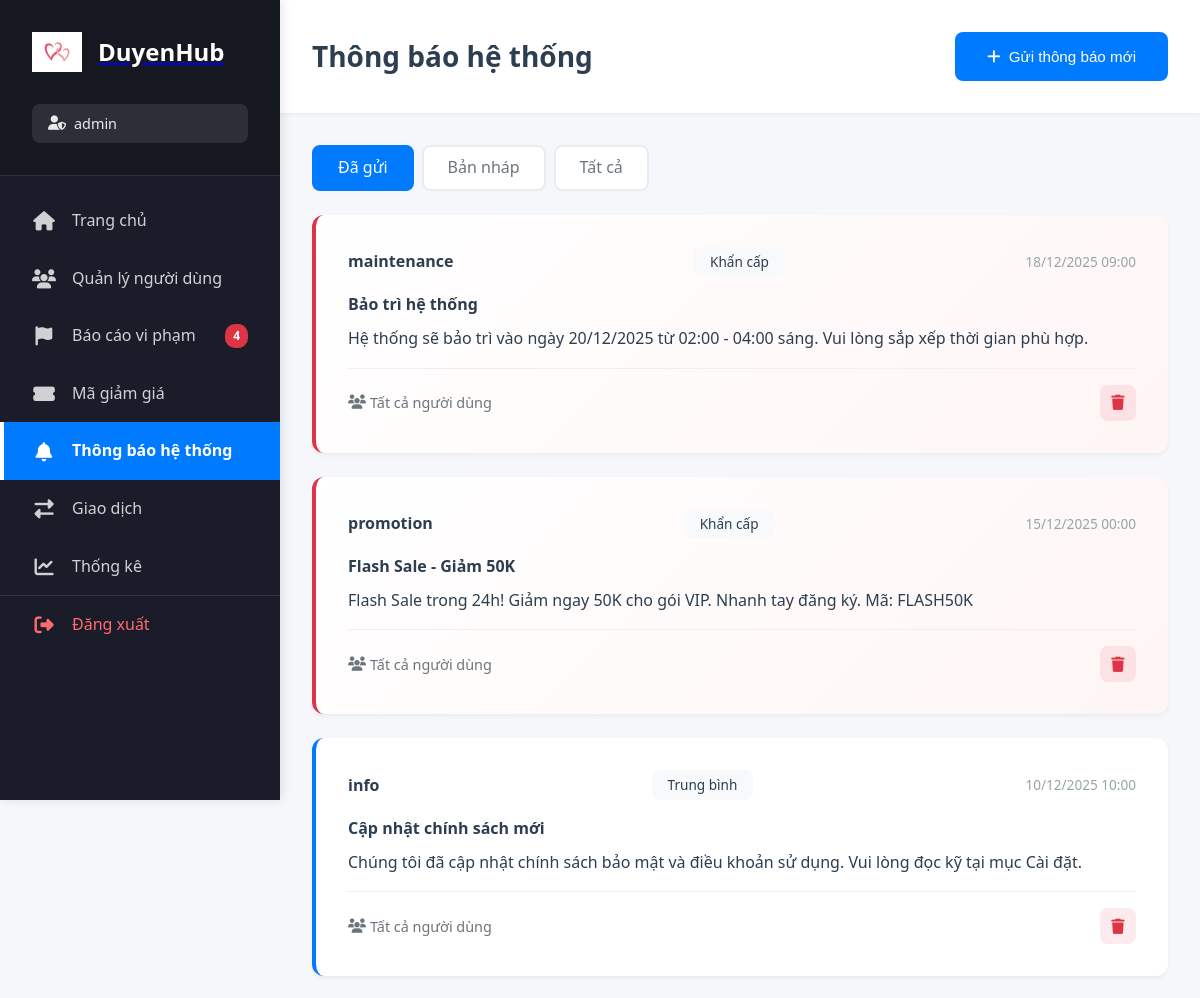
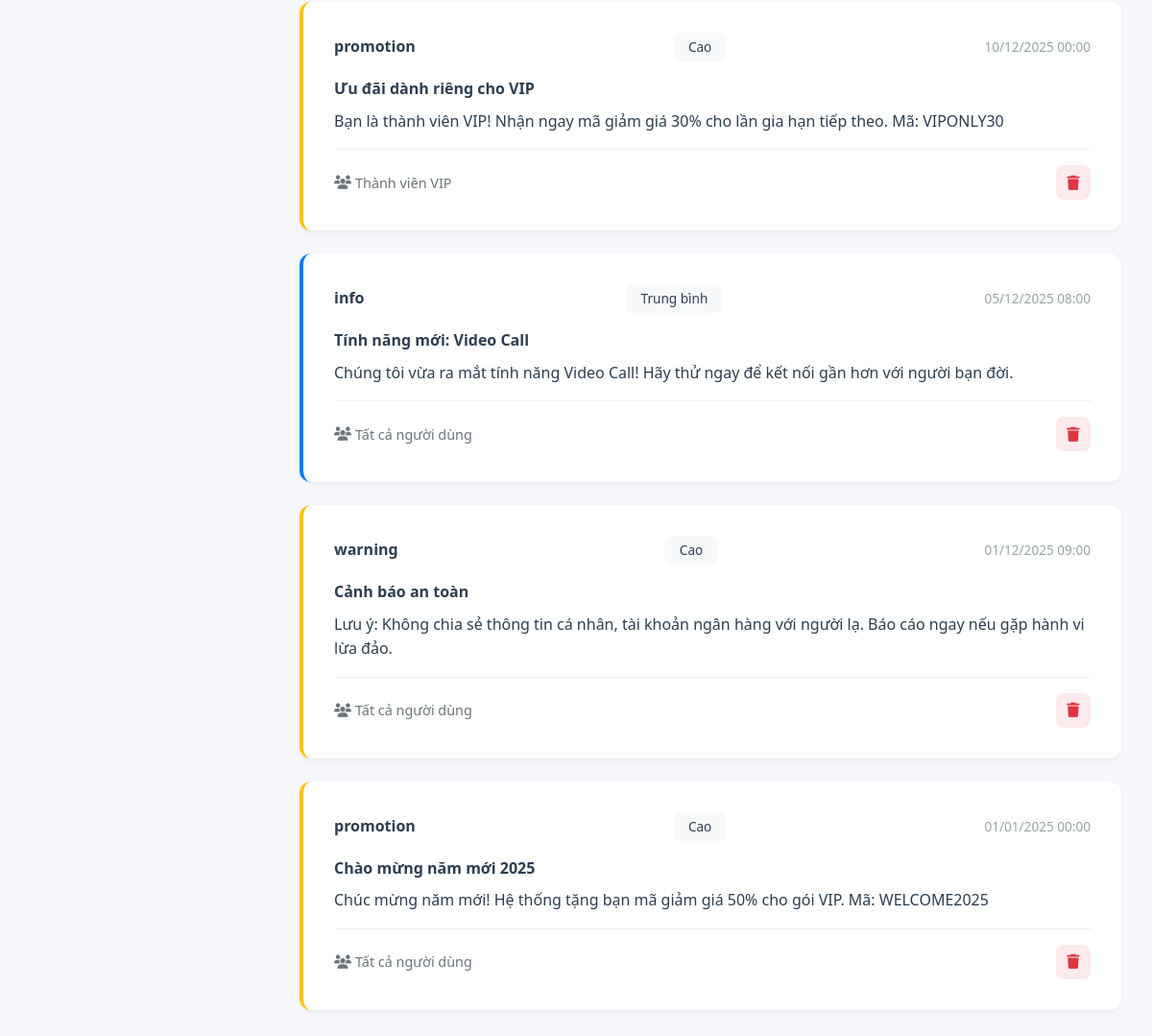
The page /views/admin/thongbao.php (signed in) on the database its author committed (2 pictures, top to bottom).
### tables this page shows
CREATE TABLE `thongbaoheothong` (
  `maThongBao` int(11) NOT NULL,
  `tieuDe` varchar(255) NOT NULL,
  `noiDung` text NOT NULL,
  `loai` enum('info','warning','promotion','maintenance') DEFAULT 'info',
  `doUuTien` enum('low','medium','high','urgent') DEFAULT 'medium',
  `guiToi` enum('all','vip','specific') DEFAULT 'all',
  `maNguoiDungCuThe` text DEFAULT NULL,
  `trangThai` enum('draft','scheduled','sent') DEFAULT 'draft',
  `maAdminTao` int(11) DEFAULT NULL,
  `thoiDiemGui` datetime DEFAULT NULL,
  `thoiDiemTao` datetime DEFAULT current_timestamp()
);

### views/admin/thongbao.php (the view, shortened to what this page needs)
<?php
$db = clsConnect::getInstance()->connect();
$filter = $_GET['filter'] ?? 'sent';
$sql = "SELECT * FROM thongbaoheothong";
if ($filter === 'sent') {
    $sql .= " WHERE trangThai = 'sent'";
} elseif ($filter === 'draft') {
    $sql .= " WHERE trangThai = 'draft'";
}
$sql .= " ORDER BY thoiDiemTao DESC LIMIT 100";
$result = $db->query($sql);
$notifications = $result->fetch_all(MYSQLI_ASSOC);
?>
<!DOCTYPE html>
<html lang="vi">
<head>
    <link rel="stylesheet" href="https://cdnjs.cloudflare.com/ajax/libs/font-awesome/6.4.0/css/all.min.css">
    <link rel="stylesheet" href="../../public/css/admin.css?v=<?php echo time(); ?>">
</head>
<body>
    <div class="admin-wrapper">
        <?php include 'sidebar.php'; ?>
        <main class="main-content">
            <div class="top-bar">
                <h1>Thông báo hệ thống</h1>
                <button onclick="showSendModal()" class="btn btn-primary">
                    <i class="fas fa-plus"></i> Gửi thông báo mới
                </button>
            </div>
            <div class="content-area">
                <div class="filter-tabs">
                    <a href="?filter=sent" class="<?php echo $filter === 'sent' ? 'active' : ''; ?>">Đã gửi</a>
                    <a href="?filter=draft" class="<?php echo $filter === 'draft' ? 'active' : ''; ?>">Bản nháp</a>
                    <a href="?filter=all" class="<?php echo $filter === 'all' ? 'active' : ''; ?>">Tất cả</a>
                </div>
                <div class="notification-list">
                    <?php foreach ($notifications as $notif): ?>
                    <div class="notification-card priority-<?php echo $notif['doUuTien']; ?>">
                        <div class="notification-header">
                            <div class="notification-type">
                                <?php
                                $types = [
                                    'info' => '<i class="fas fa-info-circle"></i> Thông tin',
                                    'warning' => '<i class="fas fa-exclamation-triangle"></i> Cảnh báo',
                                    'promotion' => '<i class="fas fa-gift"></i> Khuyến mãi',
                                    'maintenance' => '<i class="fas fa-tools"></i> Bảo trì'
                                ];
                                echo $types[$notif['loai']] ?? $notif['loai'];
                                ?>
                            </div>
                            <div class="notification-priority">
                                <?php
                                $priorities = [
                                    'low' => 'Thấp',
                                    'medium' => 'Trung bình',
                                    'high' => 'Cao',
                                    'urgent' => 'Khẩn cấp'
                                ];
                                echo $priorities[$notif['doUuTien']] ?? $notif['doUuTien'];
                                ?>
                            </div>
                            <div class="notification-time">
                                <?php echo date('d/m/Y H:i', strtotime($notif['thoiDiemGui'] ?? $notif['thoiDiemTao'])); ?>
                            </div>
                        </div>
                        <div class="notification-content">
                            <h4><?php echo htmlspecialchars($notif['tieuDe']); ?></h4>
                            <p><?php echo nl2br(htmlspecialchars($notif['noiDung'])); ?></p>
                        </div>
                        <div class="notification-footer">
                            <div class="notification-target">
                                <i class="fas fa-users"></i>
                                <?php
                                $sendTo = [
                                    'all' => 'Tất cả người dùng',
                                    'vip' => 'Thành viên VIP',
                                    'specific' => 'Người dùng cụ thể'
                                ];
                                echo $sendTo[$notif['guiToi']] ?? $notif['guiToi'];
                                ?>
                            </div>
                            <div class="notification-actions">
                                <form method="POST" style="display: inline;" onsubmit="return confirm('Bạn có chắc muốn xóa thông báo này?');">
                                    <button type="submit" class="btn-action btn-danger" title="Xóa">
                                        <i class="fas fa-trash"></i>
                                    </button>
                                </form>
                            </div>
                        </div>
                    </div>
                    <?php endforeach; ?>
                </div>
            </div>
        </main>
    </div>
</body>
</html>

### public/css/admin.css (style rules this page uses)
:root { --primary: #007bff; --secondary: #6c757d; --success: #28a745; --danger: #dc3545; --warning: #ffc107; --info: #17a2b8; --light: #f8f9fa; --dark: #343a40; --sidebar-bg: #1a1d29; --sidebar-hover: #252837; --sidebar-active: #007bff; --text-primary: #2c3e50; --text-secondary: #6c757d; --text-light: #95a5a6; --spacing-xs: 0.25rem; --spacing-sm: 0.5rem; --spacing-md: 1rem; --spacing-lg: 1.5rem; --spacing-xl: 2rem; --border-radius: 8px; --border-radius-sm: 4px; --border-radius-lg: 12px; --shadow-sm: 0 2px 4px rgba(0,0,0,0.05); --shadow-md: 0 4px 8px rgba(0,0,0,0.1); --shadow-lg: 0 8px 16px rgba(0,0,0,0.15); }
* { margin: 0; padding: 0; box-sizing: border-box; }
body { font-family: 'Segoe UI', -apple-system, BlinkMacSystemFont, 'Roboto', 'Helvetica Neue', Arial, sans-serif; background: #f5f7fa; color: var(--text-primary); line-height: 1.6; overflow-x: hidden; }
.admin-wrapper { display: flex; min-height: 100vh; }
.main-content { flex: 1; margin-left: 280px; min-height: 100vh; background: #f5f7fa; }
.top-bar { background: white; padding: var(--spacing-xl); box-shadow: var(--shadow-sm); display: flex; justify-content: space-between; align-items: center; position: sticky; top: 0; z-index: 100; }
.top-bar h1 { font-size: 1.75rem; font-weight: 700; color: var(--text-primary); margin: 0; }
.content-area { padding: var(--spacing-xl); }
.filter-tabs { display: flex; gap: var(--spacing-sm); margin-bottom: var(--spacing-lg); flex-wrap: wrap; }
.filter-tabs a { padding: var(--spacing-sm) var(--spacing-lg); background: white; color: var(--text-secondary); text-decoration: none; border-radius: var(--border-radius); font-weight: 500; transition: all 0.3s ease; border: 2px solid #e9ecef; }
.filter-tabs a.active { background: var(--primary); color: white; border-color: var(--primary); }
.btn-action { width: 36px; height: 36px; border: none; border-radius: var(--border-radius); display: inline-flex; align-items: center; justify-content: center; cursor: pointer; transition: all 0.3s ease; font-size: 0.95rem; }
.btn-action.btn-danger { background: rgba(220, 53, 69, 0.1); color: var(--danger); }
.btn { display: inline-flex; align-items: center; gap: var(--spacing-sm); padding: var(--spacing-md) var(--spacing-xl); border: none; border-radius: var(--border-radius); font-size: 0.95rem; font-weight: 500; cursor: pointer; transition: all 0.3s ease; text-decoration: none; }
.btn-primary { background: var(--primary); color: white; }
.btn-danger { background: var(--danger); color: white; }
.notification-list { display: flex; flex-direction: column; gap: var(--spacing-lg); }
.notification-card { background: white; border-radius: var(--border-radius-lg); padding: var(--spacing-xl); box-shadow: var(--shadow-sm); border-left: 4px solid var(--primary); }
.notification-card.priority-high { border-left-color: var(--warning); }
.notification-card.priority-urgent { border-left-color: var(--danger); background: linear-gradient(135deg, white 0%, #fff5f5 100%); }
.notification-header { display: flex; justify-content: space-between; align-items: center; margin-bottom: var(--spacing-md); flex-wrap: wrap; gap: var(--spacing-md); }
.notification-type { display: flex; align-items: center; gap: var(--spacing-xs); font-weight: 600; color: var(--text-primary); }
.notification-priority { padding: var(--spacing-xs) var(--spacing-md); background: #f8f9fa; border-radius: var(--border-radius); font-size: 0.85rem; }
.notification-time { color: var(--text-light); font-size: 0.85rem; }
.notification-content h4 { margin-bottom: var(--spacing-sm); color: var(--text-primary); }
.notification-footer { display: flex; justify-content: space-between; align-items: center; margin-top: var(--spacing-md); padding-top: var(--spacing-md); border-top: 1px solid #f0f0f0; }
.notification-target { display: flex; align-items: center; gap: var(--spacing-xs); color: var(--text-secondary); font-size: 0.9rem; }

### rows shown on the page
thongbaoheothong: loai "maintenance", doUuTien "Khẩn cấp", thoiDiemGui "18/12/2025 09:00", tieuDe "Bảo trì hệ thống", noiDung "Hệ thống sẽ bảo trì vào ngày 20/12/2025 từ 02:00 - 04:00 sáng. Vui lòng sắp xếp thời gian phù hợp.", guiToi "Tất cả người dùng"
thongbaoheothong: loai "promotion", doUuTien "Khẩn cấp", thoiDiemGui "15/12/2025 00:00", tieuDe "Flash Sale - Giảm 50K", noiDung "Flash Sale trong 24h! Giảm ngay 50K cho gói VIP. Nhanh tay đăng ký. Mã: FLASH50K", guiToi "Tất cả người dùng"
thongbaoheothong: loai "info", doUuTien "Trung bình", thoiDiemGui "10/12/2025 10:00", tieuDe "Cập nhật chính sách mới", noiDung "Chúng tôi đã cập nhật chính sách bảo mật và điều khoản sử dụng. Vui lòng đọc kỹ tại mục Cài đặt.", guiToi "Tất cả người dùng"
thongbaoheothong: loai "promotion", doUuTien "Cao", thoiDiemGui "10/12/2025 00:00", tieuDe "Ưu đãi dành riêng cho VIP", noiDung "Bạn là thành viên VIP! Nhận ngay mã giảm giá 30% cho lần gia hạn tiếp theo. Mã: VIPONLY30", guiToi "Thành viên VIP"
thongbaoheothong: loai "info", doUuTien "Trung bình", thoiDiemGui "05/12/2025 08:00", tieuDe "Tính năng mới: Video Call", noiDung "Chúng tôi vừa ra mắt tính năng Video Call! Hãy thử ngay để kết nối gần hơn với người bạn đời.", guiToi "Tất cả người dùng"
thongbaoheothong: loai "warning", doUuTien "Cao", thoiDiemGui "01/12/2025 09:00", tieuDe "Cảnh báo an toàn", noiDung "Lưu ý: Không chia sẻ thông tin cá nhân, tài khoản ngân hàng với người lạ. Báo cáo ngay nếu gặp hành vi lừa đảo.", guiToi "Tất cả người dùng"
thongbaoheothong: loai "promotion", doUuTien "Cao", thoiDiemGui "01/01/2025 00:00", tieuDe "Chào mừng năm mới 2025", noiDung "Chúc mừng năm mới! Hệ thống tặng bạn mã giảm giá 50% cho gói VIP. Mã: WELCOME2025", guiToi "Tất cả người dùng"

### other values the page prints
$adminName "admin"
$pendingReports "4"
